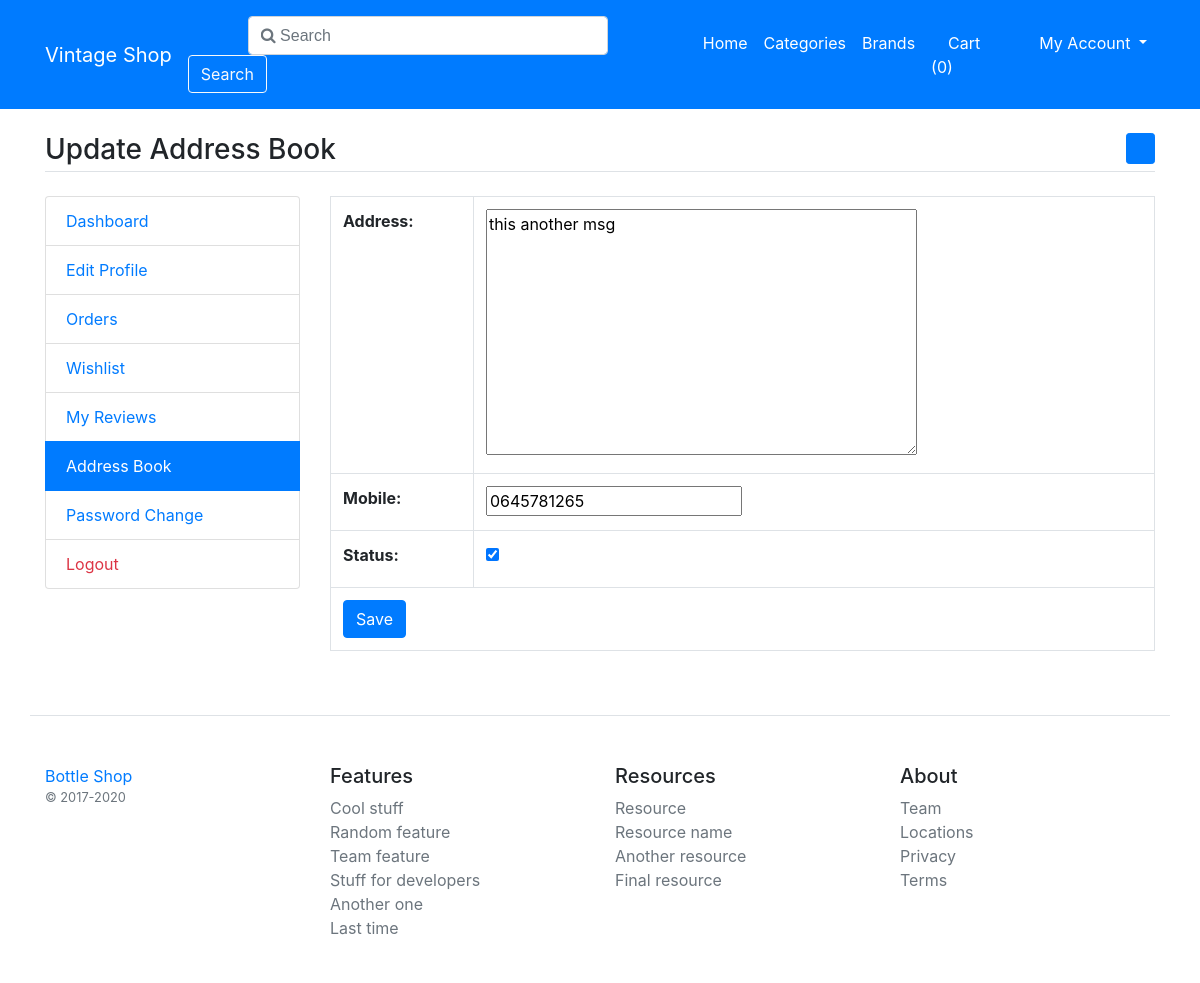
Screenshot of /update-address/4 with the database file from the repository.
### main/models.py (models this page shows)
class UserAddressBook(models.Model):
    user          = models.ForeignKey(User, on_delete=models.CASCADE)
    mobile        = models.CharField(max_length=50, null=True)
    address       = models.TextField()
    status        = models.BooleanField(default=False)
    class Meta:
        verbose_name_plural= '12. AddressBook'

### main/views.py (the view, shortened to what this page needs)
# urls.py: path('update-address/<int:id>', views.update_address, name='update-address'),
def update_address(request, id):
    address = UserAddressBook.objects.get(pk=id)
    msg     = None
    form = AddressBookAdd(instance=address)
    return render(request, 'user/update-address.html', {'form':form, 'msg':msg})

### main/forms.py
class AddressBookAdd(forms.ModelForm):
    class Meta:
        model  = UserAddressBook
        fields = ('address', 'mobile', 'status')

### main/template_context.py (called while the page is built)
def get_filters(request):
    cats    = Product.objects.distinct().values('category__title', 'category__id')
    brands  = Product.objects.distinct().values('brand__title', 'brand__id')
    colors  = ProductAttribute.objects.distinct().values('color__title', 'color__id', 'color__color_code')
    sizes   = ProductAttribute.objects.distinct().values('size__title', 'size__id')
    minMaxPrice = ProductAttribute.objects.aggregate(Min('price'), Max('price'))
    data    =   {
                    'cats':cats,
                    'brands':brands,
                    'colors':colors,
                    'sizes':sizes,
                    'minMaxPrice': minMaxPrice,
                }
    return data

### main/templates/user/update-address.html (shortened to what this page needs)
{% extends "base.html" %}
{% load static %}
{% block content %}
<main class="container my-4">
	<h3 class="my-4 border-bottom pb-1">Update Address Book <a href="{% url "add-addressbook" %}" class="float-right btn btn-sm btn-primary"><i class="fa fa-plus"></i></a></h3>
	<div class="row">
        <div class="col-md-3">
            {% include 'user/user-sidebar.html' %}
        </div>
        <div class="col-md-9">
            <table class="table table-bordered">
                <form method="post">
                    {{form.as_table}}
                    <tr>
                        <td colspan="2">
                            <input type="submit" value="Save" class="btn btn-primary">
                        </td>
                    </tr>
                </form>
            </table>
        </div>
	</div>
</main>
{% endblock content %}

### rows the page displays
UserAddressBook: address "this another msg", mobile "0645781265", status "☑"

### other values shown
{{ request.session.cartdata|length }} "0"
